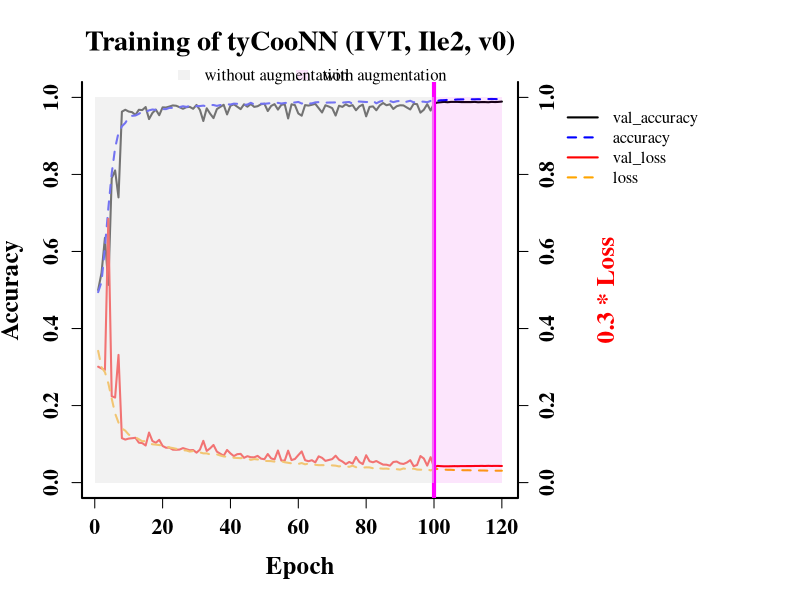

Reproduce this figure in R.

MAIN = "Training of tyCooNN (IVT, Ile2, v0)"

dat = read.table('history.csv',header=TRUE,sep=',')
dat_aug = read.table('history_arg.csv',header=TRUE,sep=',')
library(repr)

df = rbind(dat,dat_aug)
n = nrow(df)

png('training.png',width=10,height=7,unit='in',res=600)
par(mar=par()$mar + c(0,0,0,12),lwd=2,family='Times')
plot(df$val_accuracy,type='l',col='black',lwd=2,
     xlab='Epoch',ylab='Accuracy',ylim=c(0,1),
     bty='u',cex.lab=1.5,cex.axis=1.3,
     main=MAIN,
     cex.main=1.7,font.main=2,
     font.axis=2,font.lab=2)
lines(df$accuracy,col='blue',lty=2,lwd=2)
lines(0.3 * df$val_loss,type='l',col='red',lwd=2)
lines(0.3 * df$loss,col='orange',lty=2,lwd=2)
axis(side=4,font=2,cex.axis=1.3)
mtext(side=4,line=4,'0.3 * Loss',col='red',cex=1.5,font=2)
abline(v=100,col='magenta',lwd=4)
rect(0,0,100,1,col=rgb(230/256,230/256,230/256,alpha=0.5),border=NA)
rect(100,0,n,1,col=rgb(230/256,0,230/256,alpha=0.1),border=NA)
par(xpd=TRUE)
legend(x=c(20,90),y=c(1.11,1.11),
       legend=c('without augmentation','with augmentation'),horiz=TRUE,bty='n',
       fill=c(rgb(230/256,230/256,230/256,alpha=0.5),rgb(230/256,0,230/256,alpha=0.1)),
       border=NA)
legend(135,1,legend=c('val_accuracy','accuracy','val_loss','loss'),bty='n',
      col=c('black','blue','red','orange'),lty=c(1,2,1,2))
o = dev.off()
